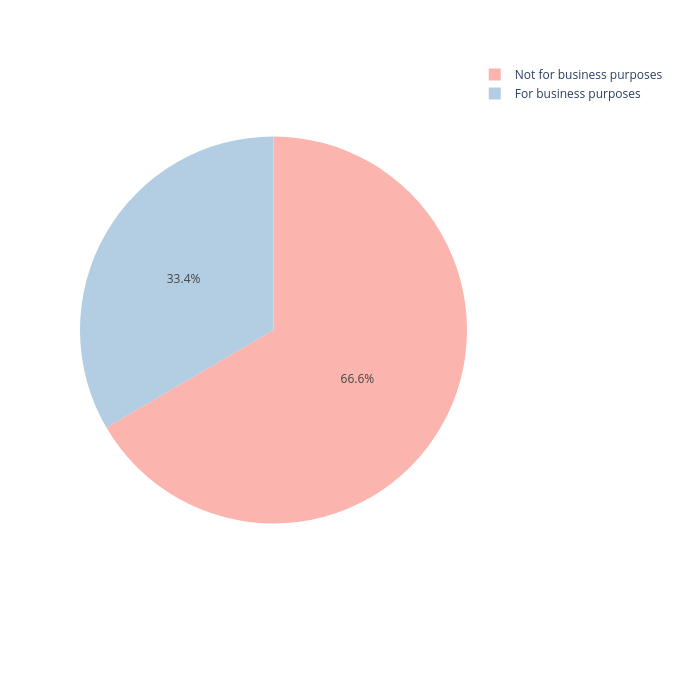

This figure's notebook cell:
### Markdown cell above
About 33% of listings are offered by hosts with a Superhost status.

### Code cell
# Business purpose / non-business purpose
fig = px.pie(df['biz'].value_counts().reset_index(), values='count', names=['Not for business purposes', 'For business purposes'], color_discrete_sequence=px.colors.qualitative.Pastel1)
fig.update_layout(autosize=False, height=680, width=680)
fig.show()

### Figure 1 — Plotly figure (JSON) as saved in the notebook; plotly's stock layout.template omitted (floating-point values rounded to 4 significant figures)
{"data": [{"domain": {"x": [0, 1], "y": [0, 1]}, "hovertemplate": "label=%{label}<br>count=%{value}<extra></extra>", "labels": ["Not for business purposes", "For business purposes"], "legendgroup": "", "name": "", "showlegend": true, "type": "pie", "values": [6011, 3016]}], "layout": {"autosize": false, "height": 680, "legend": {"tracegroupgap": 0}, "margin": {"t": 60}, "piecolorway": ["rgb(251,180,174)", "rgb(179,205,227)", "rgb(204,235,197)", "rgb(222,203,228)", "rgb(254,217,166)", "rgb(255,255,204)", "rgb(229,216,189)", "rgb(253,218,236)", "rgb(242,242,242)"], "width": 680}}
